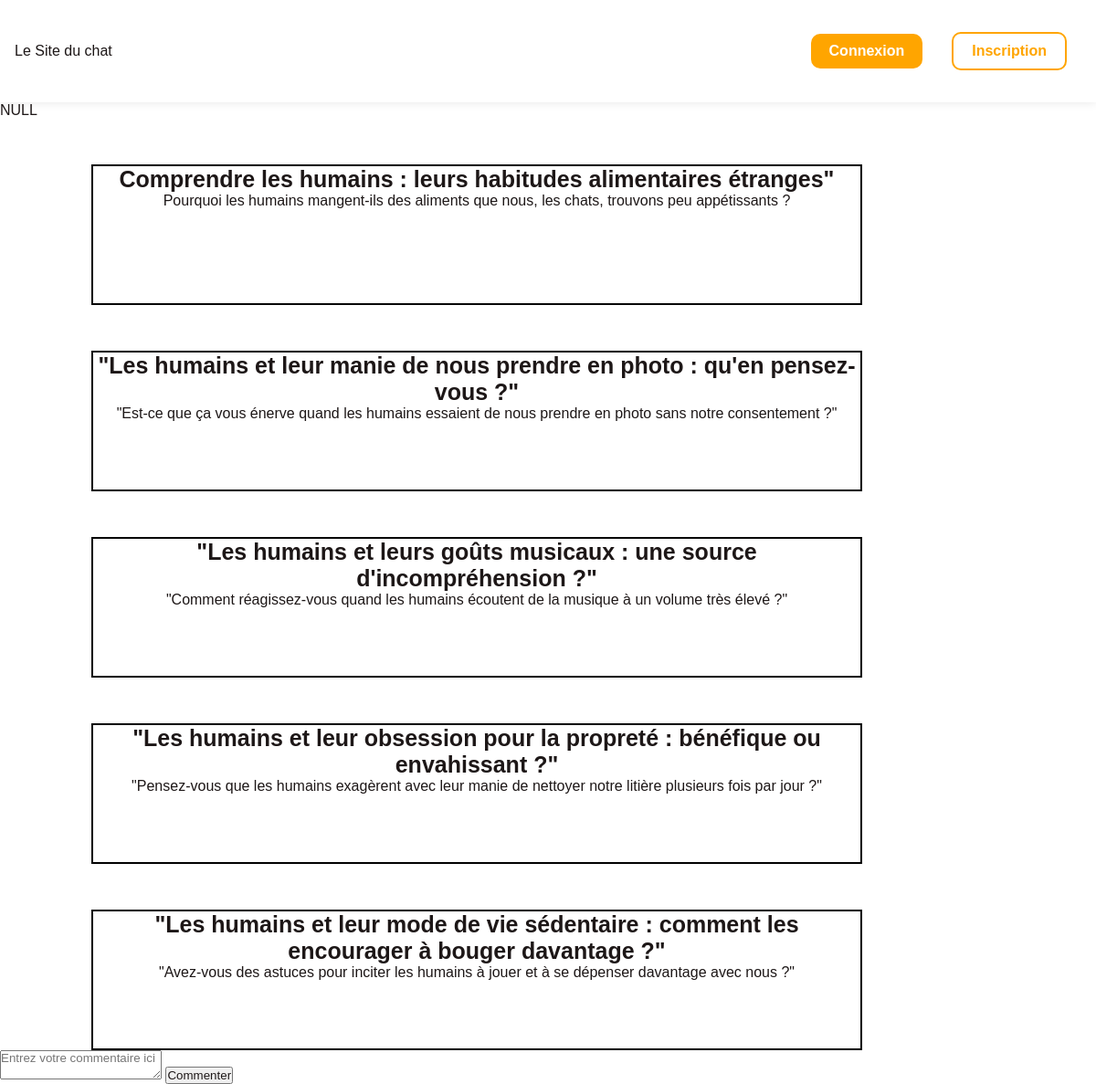
Page /index.php?action=accueil (signed in) on the committed database.
### tables this page shows
CREATE TABLE IF NOT EXISTS `topics` (
  `id_topic` int NOT NULL AUTO_INCREMENT,
  `titre` text NOT NULL,
  `contenu` text NOT NULL,
  `id_user` int NOT NULL,
  PRIMARY KEY (`id_topic`),
  KEY `id_user` (`id_user`)
);

### controllers/controller.php (called while the page is built, shortened)
<?php
require './models/model.php';
function accueil() {
    select_titre();
    require('view/accueil_view.php');
}
function select_titre() {
    $content = SelectTopics();
}

### models/model.php (called while the page is built, shortened)
<?php
function dbConnect() {
    $database = new PDO ('mysql:host='.BD_HOST.';port='.BD_PORT.';dbname='.BD_DATABASE, BD_USERNAME, BD_PASSWORD);
    return $database;
}
function SelectTopics(){
    $db = dbConnect();
    $sql = $db->prepare('SELECT * FROM topics');
    $sql->execute();
    $result = $sql->fetchAll(PDO::FETCH_ASSOC);
    return $result;
}

### view/accueil_view.php (the view, shortened to what this page needs)
<!DOCTYPE html>
<html lang="en">
  <head>
    <link rel="stylesheet" href="./style.css/style.css">
  </head>
  <body>
    <nav>
      <div class="logo">
        <p>Le Site du chat</p>
      </div>
      <ul>
        <li><a href="./index.php?action=connexion" class="connexion">Connexion</a></li>
        <li><a href="./index.php?action=inscription" class="inscription">Inscription</a></li>
      </ul>
    </nav>
    <?php var_dump($_SESSION['topic']) ?>
    <?php foreach ($_SESSION['topics'] as $topic): ?>
      <div class="topics">
        <h2 id="top"><?php echo $topic['titre'] ?></h2>
        <p id="bottom"><?php echo $topic['contenu'] ?></p>
      </div>
    <?php endforeach; ?>
    <form method="post" action="./index.php?action=addComment">
      <textarea name="commentaire" placeholder="Entrez votre commentaire ici"></textarea>
      <input type="submit" value="Commenter">
    </form>
  </body>
</html>

### index.php (shortened to what this page needs)
<?php
require "controllers/controller.php";
try {
   if (empty($_GET['action'])) {
   require('view/accueil_view.php');
}
else if (isset($_GET['action']) && $_GET['action'] =='connexion') {
    connexion();
}
else if (isset($_GET['action']) && $_GET['action'] =='profil') {
    profil();
}
else if (isset($_GET['action']) && $_GET['action'] =='accueil') {
   accueil();
}
}
catch(Exception $e) {
   echo $e-> getMessage();
}
?>

### view/style.css/style.css (style rules this page uses)
* { padding: 0; margin: 0; font-family: sans-serif; color: rgb(29, 23, 23); }
nav { background-color: white; display: flex; justify-content: space-between; align-items: center; height: 80px; padding: 0 40px; box-shadow: 0px 2px 5px rgba(0,0,0,0.1); }
ul { display: flex; list-style: none; margin: 0; padding: 0; }
li { margin: 0 10px; }
a { display: block; padding: 10px 20px; font-size: 18px; text-decoration: none; border-radius: 10px; transition: background-color 0.3s ease; }
.connexion { background-color: orange; color: white; }
.inscription { background-color: white; color: orange; border: 2px solid orange; }

### view/accueil_view.php (style rules this page uses)
nav { display: flex; justify-content: space-between; align-items: center; padding: 1rem; background-color: #fff; box-shadow: 0 0 10px rgba(0, 0, 0, 0.1); }
ul { display: flex; justify-content: flex-end; align-items: center; list-style: none; margin: 0; padding: 0; }
li { margin: 0 1rem; }
a { text-decoration: none; color: #333; font-weight: bold; font-size: 1rem; transition: color 0.2s ease-in-out; }
.topics { display: flex; justify-content: center; align-items: center; height: 150px; width: 70%; border: 2px solid black; margin-top: 50px; margin-left: 100px; display:block; flex-direction: row; text-align: center; }
#top { font-size: 25px; }

### rows in the picture
topics: titre "Comprendre les humains : leurs habitudes alimentaires étranges\"", contenu "Pourquoi les humains mangent-ils des aliments que nous, les chats, trouvons peu appétissants ?"
topics: titre "\"Les humains et leur manie de nous prendre en photo : qu'en pensez-vous ?\"", contenu "\"Est-ce que ça vous énerve quand les humains essaient de nous prendre en photo sans notre consentement ?\""
topics: titre "\"Les humains et leurs goûts musicaux : une source d'incompréhension ?\"", contenu "\"Comment réagissez-vous quand les humains écoutent de la musique à un volume très élevé ?\""
topics: titre "\"Les humains et leur obsession pour la propreté : bénéfique ou envahissant ?\"", contenu "\"Pensez-vous que les humains exagèrent avec leur manie de nettoyer notre litière plusieurs fois par jour ?\""
topics: titre "\"Les humains et leur mode de vie sédentaire : comment les encourager à bouger davantage ?\"", contenu "\"Avez-vous des astuces pour inciter les humains à jouer et à se dépenser davantage avec nous ?\""
